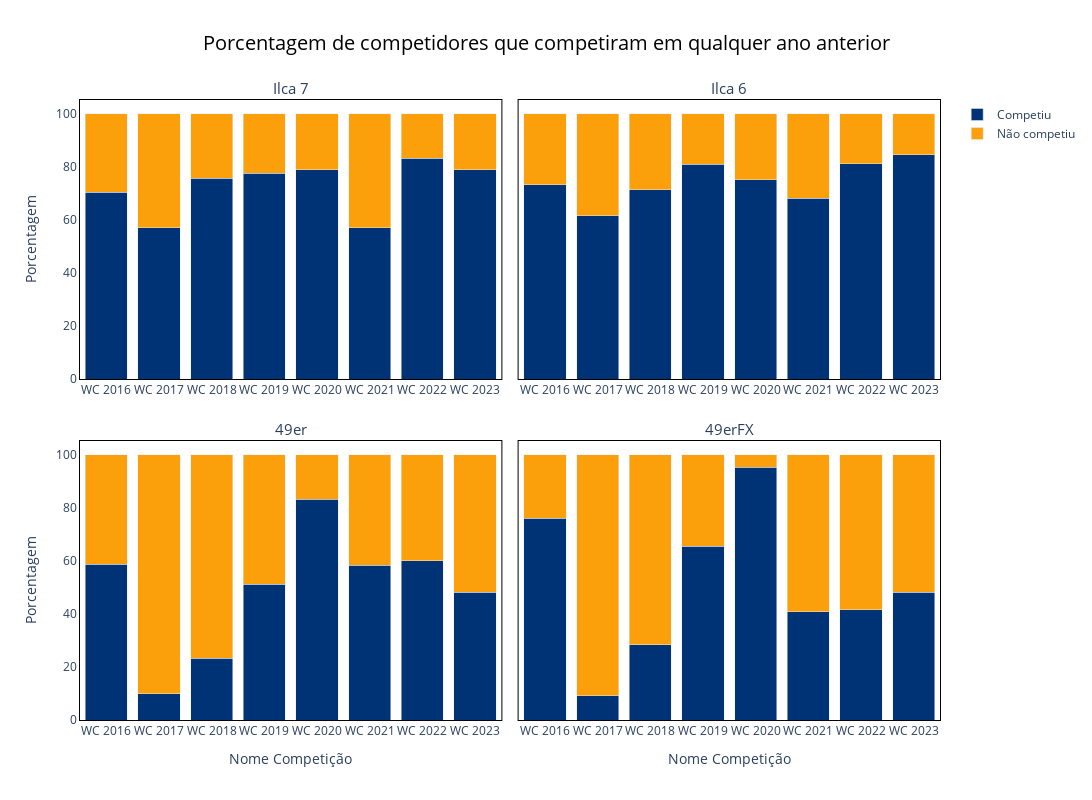

Notebook code for this chart:
### Code cell
campeonatos = ['World Championship 2015', 'World Championship 2016', 'World Championship 2017',
               'World Championship 2018', 'World Championship 2019', 'World Championship 2020',
               'World Championship 2021', 'World Championship 2022', 'World Championship 2023']

graph_ja_competiu(df = df, 
                  campeonatos=campeonatos,
                  quando="qualquer_ano",
                  classe = ['Ilca 7', 'Ilca 6', '49er', '49erFX'])

### Figure 1 — Plotly figure (JSON) as saved in the notebook; plotly's stock layout.template omitted (floating-point values rounded to 4 significant figures)
{"data": [{"alignmentgroup": "True", "hovertemplate": "=Competiu<br>Classe Vela=Ilca 7<br>Nome Competição=%{x}<br>Porcentagem=%{y}<extra></extra>", "legendgroup": "Competiu", "marker": {"color": "#003276", "pattern": {"shape": ""}}, "name": "Competiu", "offsetgroup": "Competiu", "orientation": "v", "showlegend": true, "textposition": "auto", "type": "bar", "x": ["WC 2016", "WC 2017", "WC 2018", "WC 2019", "WC 2020", "WC 2021", "WC 2022", "WC 2023"], "xaxis": "x3", "y": [70.54, 57.14, 75.76, 77.56, 79.03, 57.04, 83.33, 78.99], "yaxis": "y3"}, {"alignmentgroup": "True", "hovertemplate": "=Competiu<br>Classe Vela=Ilca 6<br>Nome Competição=%{x}<br>Porcentagem=%{y}<extra></extra>", "legendgroup": "Competiu", "marker": {"color": "#003276", "pattern": {"shape": ""}}, "name": "Competiu", "offsetgroup": "Competiu", "orientation": "v", "showlegend": false, "textposition": "auto", "type": "bar", "x": ["WC 2016", "WC 2017", "WC 2018", "WC 2019", "WC 2020", "WC 2021", "WC 2022", "WC 2023"], "xaxis": "x4", "y": [73.24, 61.62, 71.43, 81.08, 75.24, 68.25, 81.18, 84.55], "yaxis": "y4"}, {"alignmentgroup": "True", "hovertemplate": "=Competiu<br>Classe Vela=49er<br>Nome Competição=%{x}<br>Porcentagem=%{y}<extra></extra>", "legendgroup": "Competiu", "marker": {"color": "#003276", "pattern": {"shape": ""}}, "name": "Competiu", "offsetgroup": "Competiu", "orientation": "v", "showlegend": false, "textposition": "auto", "type": "bar", "x": ["WC 2016", "WC 2017", "WC 2018", "WC 2019", "WC 2020", "WC 2021", "WC 2022", "WC 2023"], "xaxis": "x", "y": [58.82, 10, 23.26, 51.14, 83.33, 58.33, 60, 48.15], "yaxis": "y"}, {"alignmentgroup": "True", "hovertemplate": "=Competiu<br>Classe Vela=49erFX<br>Nome Competição=%{x}<br>Porcentagem=%{y}<extra></extra>", "legendgroup": "Competiu", "marker": {"color": "#003276", "pattern": {"shape": ""}}, "name": "Competiu", "offsetgroup": "Competiu", "orientation": "v", "showlegend": false, "textposition": "auto", "type": "bar", "x": ["WC 2016", "WC 2017", "WC 2018", "WC 2019", "WC 2020", "WC 2021", "WC 2022", "WC 2023"], "xaxis": "x2", "y": [76.19, 9.091, 28.33, 65.57, 95.45, 40.91, 41.67, 48.28], "yaxis": "y2"}, {"alignmentgroup": "True", "hovertemplate": "=Não competiu<br>Classe Vela=Ilca 7<br>Nome Competição=%{x}<br>Porcentagem=%{y}<extra></extra>", "legendgroup": "Não competiu", "marker": {"color": "#FBA00A", "pattern": {"shape": ""}}, "name": "Não competiu", "offsetgroup": "Não competiu", "orientation": "v", "showlegend": true, "textposition": "auto", "type": "bar", "x": ["WC 2016", "WC 2017", "WC 2018", "WC 2019", "WC 2020", "WC 2021", "WC 2022", "WC 2023"], "xaxis": "x3", "y": [29.46, 42.86, 24.24, 22.44, 20.97, 42.96, 16.67, 21.01], "yaxis": "y3"}, {"alignmentgroup": "True", "hovertemplate": "=Não competiu<br>Classe Vela=Ilca 6<br>Nome Competição=%{x}<br>Porcentagem=%{y}<extra></extra>", "legendgroup": "Não competiu", "marker": {"color": "#FBA00A", "pattern": {"shape": ""}}, "name": "Não competiu", "offsetgroup": "Não competiu", "orientation": "v", "showlegend": false, "textposition": "auto", "type": "bar", "x": ["WC 2016", "WC 2017", "WC 2018", "WC 2019", "WC 2020", "WC 2021", "WC 2022", "WC 2023"], "xaxis": "x4", "y": [26.76, 38.38, 28.57, 18.92, 24.76, 31.75, 18.82, 15.45], "yaxis": "y4"}, {"alignmentgroup": "True", "hovertemplate": "=Não competiu<br>Classe Vela=49er<br>Nome Competição=%{x}<br>Porcentagem=%{y}<extra></extra>", "legendgroup": "Não competiu", "marker": {"color": "#FBA00A", "pattern": {"shape": ""}}, "name": "Não competiu", "offsetgroup": "Não competiu", "orientation": "v", "showlegend": false, "textposition": "auto", "type": "bar", "x": ["WC 2016", "WC 2017", "WC 2018", "WC 2019", "WC 2020", "WC 2021", "WC 2022", "WC 2023"], "xaxis": "x", "y": [41.18, 90, 76.74, 48.86, 16.67, 41.67, 40, 51.85], "yaxis": "y"}, {"alignmentgroup": "True", "hovertemplate": "=Não competiu<br>Classe Vela=49erFX<br>Nome Competição=%{x}<br>Porcentagem=%{y}<extra></extra>", "legendgroup": "Não competiu", "marker": {"color": "#FBA00A", "pattern": {"shape": ""}}, "name": "Não competiu", "offsetgroup": "Não competiu", "orientation": "v", "showlegend": false, "textposition": "auto", "type": "bar", "x": ["WC 2016", "WC 2017", "WC 2018", "WC 2019", "WC 2020", "WC 2021", "WC 2022", "WC 2023"], "xaxis": "x2", "y": [23.81, 90.91, 71.67, 34.43, 4.545, 59.09, 58.33, 51.72], "yaxis": "y2"}], "layout": {"annotations": [{"font": {"size": 15}, "showarrow": false, "text": "49er", "x": 0.245, "xanchor": "center", "xref": "paper", "y": 0.45, "yanchor": "bottom", "yref": "paper"}, {"font": {"size": 15}, "showarrow": false, "text": "49erFX", "x": 0.755, "xanchor": "center", "xref": "paper", "y": 0.45, "yanchor": "bottom", "yref": "paper"}, {"font": {"size": 15}, "showarrow": false, "text": "Ilca 7", "x": 0.245, "xanchor": "center", "xref": "paper", "y": 1, "yanchor": "bottom", "yref": "paper"}, {"font": {"size": 15}, "showarrow": false, "text": "Ilca 6", "x": 0.755, "xanchor": "center", "xref": "paper", "y": 1, "yanchor": "bottom", "yref": "paper"}], "barmode": "stack", "height": 800, "legend": {"title": {"text": ""}, "tracegroupgap": 0}, "paper_bgcolor": "white", "plot_bgcolor": "white", "title": {"font": {"color": "black", "size": 20}, "text": "Porcentagem de competidores que competiram em qualquer ano anterior", "x": 0.5}, "width": 1250, "xaxis": {"anchor": "y", "domain": [0, 0.49], "linecolor": "black", "linewidth": 1, "mirror": true, "showline": true, "showticklabels": true, "title": {"text": "Nome Competição"}}, "xaxis2": {"anchor": "y2", "domain": [0.51, 1], "linecolor": "black", "linewidth": 1, "matches": "x", "mirror": true, "showline": true, "showticklabels": true, "title": {"text": "Nome Competição"}}, "xaxis3": {"anchor": "y3", "domain": [0, 0.49], "linecolor": "black", "linewidth": 1, "matches": "x", "mirror": true, "showline": true, "showticklabels": true}, "xaxis4": {"anchor": "y4", "domain": [0.51, 1], "linecolor": "black", "linewidth": 1, "matches": "x", "mirror": true, "showline": true, "showticklabels": true}, "yaxis": {"anchor": "x", "domain": [0, 0.45], "linecolor": "black", "linewidth": 1, "mirror": true, "showline": true, "title": {"text": "Porcentagem"}}, "yaxis2": {"anchor": "x2", "domain": [0, 0.45], "linecolor": "black", "linewidth": 1, "matches": "y", "mirror": true, "showline": true, "showticklabels": false}, "yaxis3": {"anchor": "x3", "domain": [0.55, 1], "linecolor": "black", "linewidth": 1, "matches": "y", "mirror": true, "showline": true, "title": {"text": "Porcentagem"}}, "yaxis4": {"anchor": "x4", "domain": [0.55, 1], "linecolor": "black", "linewidth": 1, "matches": "y", "mirror": true, "showline": true, "showticklabels": false}}}
